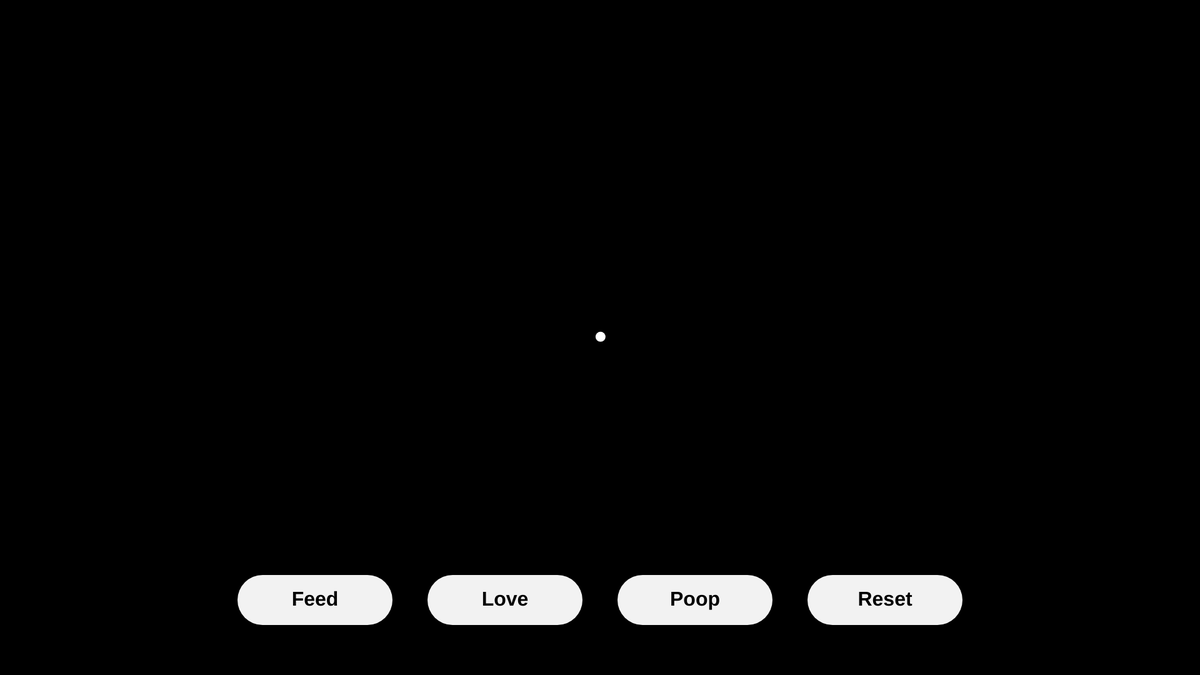
Frame 1 (no input)
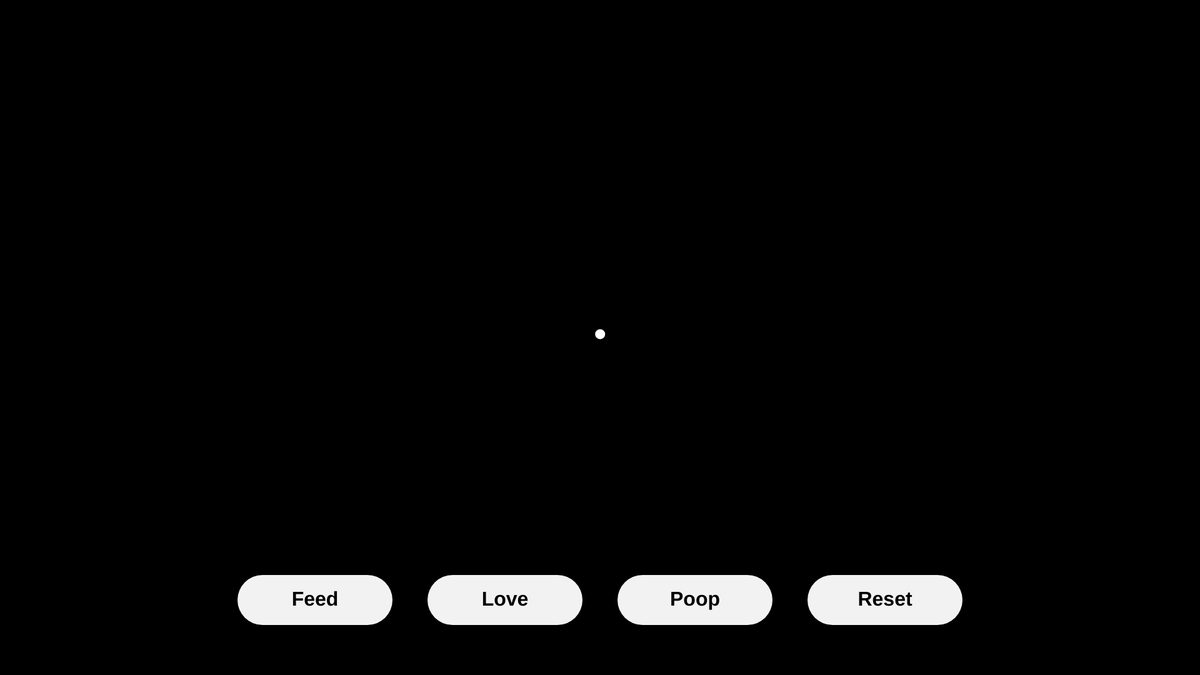
Frame 60 (no input)
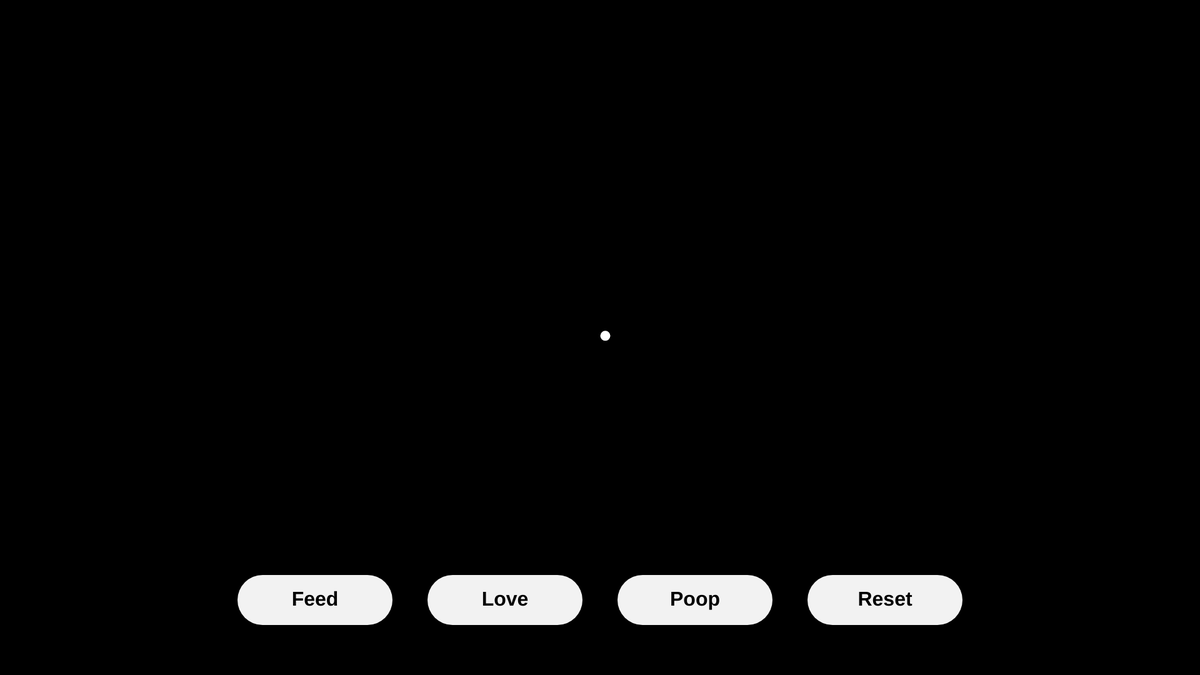
Frame 120 (the mouse pressed at the canvas centre since frame 60)

The p5.js sketch that drew these frames (run headless with seeded random() and noise() and a simulated clock; from frame 60 on, the mouse is pressed at the canvas centre):

// p5.js sketch
// ── sketch.js
let creature;
let poops = [];
let buttons = [];

function setup() {
  createCanvas(1920, 1080);
  creature = new Creature(width / 2, height / 2, 16, 16);
  
  let btnX = 380;
  let btnY = height - 160;
  let btnWidth = 248;
  let btnHeight = 80;
  let btnGap = 56;
  
  buttons.push(new Button(btnX, btnY, btnWidth, btnHeight, 'Feed', () => creature.feed()));
  btnX += btnWidth + btnGap;
  buttons.push(new Button(btnX, btnY, btnWidth, btnHeight, 'Love', () => creature.love()));
  btnX += btnWidth + btnGap;
  buttons.push(new Button(btnX, btnY, btnWidth, btnHeight, 'Poop', () => poops = []));
  btnX += btnWidth + btnGap;
  buttons.push(new Button(btnX, btnY, btnWidth, btnHeight, 'Reset', () => creature.reset()));

  noStroke();
}

function draw() {
  background(0);
  creature.update();
  creature.display();

  for (let poop of poops) {
    poop.display();
  }

  for (let button of buttons) {
    button.display();
  }
}

function mousePressed() {
  for (let button of buttons) {
    if (button.contains(mouseX, mouseY)) {
      button.click();
    }
  }
}

class Creature {
  constructor(x, y, w, h) {
    this.x = x;
    this.y = y;
    this.w = w;
    this.h = h;
    this.color = color('#FFFFFF');
    this.feedCount = 0;
  }

  update() {
    // 이동 로직 및 화면 경계 체크
    this.x += random(-2, 2);
    this.y += random(-2, 2);

    this.x = constrain(this.x, this.w / 2, width - this.w / 2);
    this.y = constrain(this.y, this.h / 2, height - this.h / 2);
  }

  feed() {
    this.w += 4;
    this.h += 4;
    this.feedCount++;

    if (this.feedCount >= 5) {
      this.feedCount = 0;
      let poopSize = random(20, 200);
      poops.push(new Poop(random(width), random(height), poopSize, poopSize));
    }
  }

  love() {
    this.color = color('#EF98B6');
    setTimeout(() => {
      this.color = color('#FFFFFF');
    }, 5000);
  }

  reset() {
    this.w = 16;
    this.h = 16;
  }

  display() {
    fill(this.color);
    ellipse(this.x, this.y, this.w, this.h);
  }
}

class Poop {
  constructor(x, y, w, h) {
    this.x = x;
    this.y = y;
    this.w = w;
    this.h = h;
  }

  display() {
    fill('#95653A');
    ellipse(this.x, this.y, this.w, this.h);
  }
}

class Button {
  constructor(x, y, w, h, label, callback) {
    this.x = x;
    this.y = y;
    this.w = w;
    this.h = h;
    this.label = label;
    this.callback = callback;
  }

  contains(px, py) {
    return px >= this.x && px <= this.x + this.w && py >= this.y && py <= this.y + this.h;
  }

  click() {
    this.callback();
  }

  display() {
    fill('#F2F2F2');
    rect(this.x, this.y, this.w, this.h, 100);
    fill(0);
    textSize(32);
    textStyle(BOLD);
    textAlign(CENTER, CENTER);
    text(this.label, this.x + (this.w / 2), this.y + (this.h / 2));
  }
}
